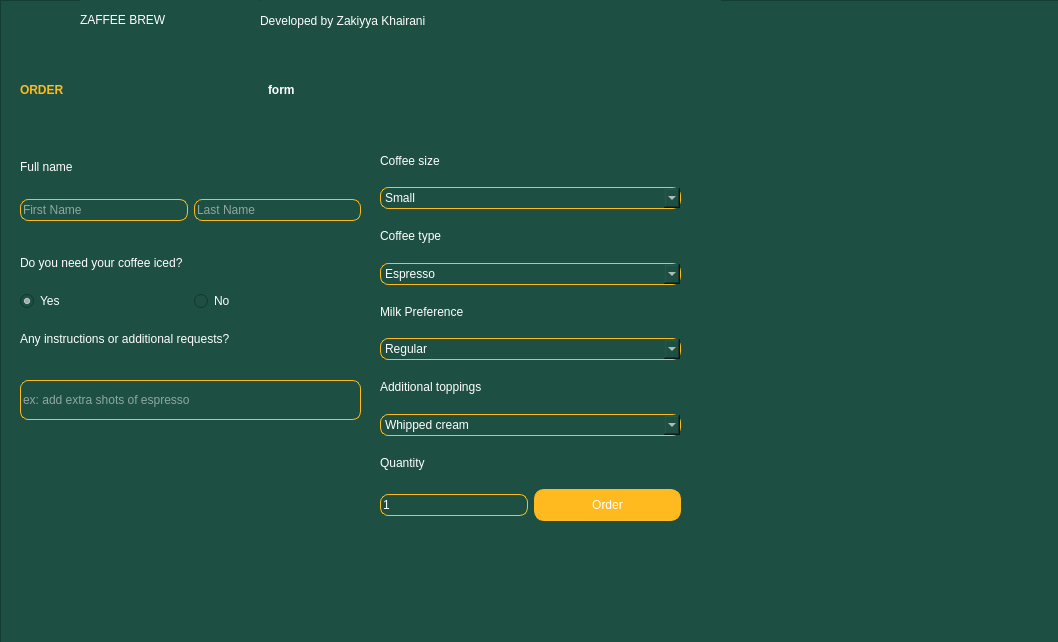
<?xml version="1.0" encoding="UTF-8"?>
<ui version="4.0">
 <class>Form</class>
 <widget class="QWidget" name="Form">
  <property name="geometry">
   <rect>
    <x>0</x>
    <y>0</y>
    <width>1058</width>
    <height>642</height>
   </rect>
  </property>
  <property name="minimumSize">
   <size>
    <width>1058</width>
    <height>642</height>
   </size>
  </property>
  <property name="maximumSize">
   <size>
    <width>1058</width>
    <height>642</height>
   </size>
  </property>
  <property name="windowTitle">
   <string>Form</string>
  </property>
  <widget class="QFrame" name="frame">
   <property name="geometry">
    <rect>
     <x>0</x>
     <y>0</y>
     <width>641</width>
     <height>351</height>
    </rect>
   </property>
   <property name="frameShape">
    <enum>QFrame::StyledPanel</enum>
   </property>
   <property name="frameShadow">
    <enum>QFrame::Raised</enum>
   </property>
   <widget class="QFrame" name="frame_2">
    <property name="geometry">
     <rect>
      <x>-50</x>
      <y>-20</y>
      <width>681</width>
      <height>441</height>
     </rect>
    </property>
    <property name="maximumSize">
     <size>
      <width>1280</width>
      <height>720</height>
     </size>
    </property>
    <property name="frameShape">
     <enum>QFrame::StyledPanel</enum>
    </property>
    <property name="frameShadow">
     <enum>QFrame::Raised</enum>
    </property>
   </widget>
  </widget>
  <widget class="QFrame" name="frame_3">
   <property name="geometry">
    <rect>
     <x>0</x>
     <y>0</y>
     <width>1061</width>
     <height>661</height>
    </rect>
   </property>
   <property name="styleSheet">
    <string notr="true">background-color: #1D4F42;</string>
   </property>
   <property name="frameShape">
    <enum>QFrame::StyledPanel</enum>
   </property>
   <property name="frameShadow">
    <enum>QFrame::Raised</enum>
   </property>
   <widget class="QLabel" name="label_10">
    <property name="geometry">
     <rect>
      <x>680</x>
      <y>20</y>
      <width>561</width>
      <height>421</height>
     </rect>
    </property>
    <property name="styleSheet">
     <string notr="true">image: url(:/newPrefix/12.png);
background-color: transparent;</string>
    </property>
    <property name="text">
     <string/>
    </property>
   </widget>
   <widget class="QLabel" name="label_11">
    <property name="geometry">
     <rect>
      <x>520</x>
      <y>80</y>
      <width>741</width>
      <height>681</height>
     </rect>
    </property>
    <property name="styleSheet">
     <string notr="true">image: url(:/newPrefix/11.png);
background-color: transparent;</string>
    </property>
    <property name="text">
     <string/>
    </property>
   </widget>
   <widget class="QWidget" name="verticalLayoutWidget">
    <property name="geometry">
     <rect>
      <x>20</x>
      <y>240</y>
      <width>341</width>
      <height>121</height>
     </rect>
    </property>
    <layout class="QVBoxLayout" name="verticalLayout">
     <item>
      <widget class="QLabel" name="label_22">
       <property name="styleSheet">
        <string notr="true">color: rgb(255, 255, 255);
font: 63 8pt &quot;Montserrat SemiBold&quot;;
font-weight: 200;</string>
       </property>
       <property name="text">
        <string>Do you need your coffee iced?</string>
       </property>
      </widget>
     </item>
     <item>
      <layout class="QHBoxLayout" name="horizontalLayout_3">
       <item>
        <widget class="QRadioButton" name="radioButton">
         <property name="enabled">
          <bool>true</bool>
         </property>
         <property name="acceptDrops">
          <bool>true</bool>
         </property>
         <property name="styleSheet">
          <string notr="true">color: rgb(255, 255, 255);
font: 63 8pt &quot;Montserrat SemiBold&quot;;
font-weight: 200;</string>
         </property>
         <property name="text">
          <string>Yes</string>
         </property>
         <property name="checked">
          <bool>true</bool>
         </property>
         <property name="autoRepeat">
          <bool>false</bool>
         </property>
        </widget>
       </item>
       <item>
        <widget class="QRadioButton" name="radioButton_2">
         <property name="enabled">
          <bool>true</bool>
         </property>
         <property name="tabletTracking">
          <bool>false</bool>
         </property>
         <property name="acceptDrops">
          <bool>true</bool>
         </property>
         <property name="autoFillBackground">
          <bool>false</bool>
         </property>
         <property name="styleSheet">
          <string notr="true">color: rgb(255, 255, 255);
font: 63 8pt &quot;Montserrat SemiBold&quot;;
font-weight: 200;</string>
         </property>
         <property name="text">
          <string>No</string>
         </property>
         <property name="checked">
          <bool>false</bool>
         </property>
         <property name="autoRepeat">
          <bool>true</bool>
         </property>
         <property name="autoRepeatDelay">
          <number>297</number>
         </property>
        </widget>
       </item>
      </layout>
     </item>
     <item>
      <widget class="QLabel" name="label_23">
       <property name="styleSheet">
        <string notr="true">color: rgb(255, 255, 255);
font: 63 8pt &quot;Montserrat SemiBold&quot;;
font-weight: 200;</string>
       </property>
       <property name="text">
        <string>Any instructions or additional requests?</string>
       </property>
      </widget>
     </item>
    </layout>
   </widget>
   <widget class="QWidget" name="verticalLayoutWidget_2">
    <property name="geometry">
     <rect>
      <x>20</x>
      <y>140</y>
      <width>341</width>
      <height>81</height>
     </rect>
    </property>
    <layout class="QVBoxLayout" name="verticalLayout_2">
     <item>
      <widget class="QLabel" name="label_13">
       <property name="styleSheet">
        <string notr="true">color: rgb(255, 255, 255);
font: 63 8pt &quot;Montserrat SemiBold&quot;;
font-weight: 200;</string>
       </property>
       <property name="text">
        <string>Full name</string>
       </property>
      </widget>
     </item>
     <item>
      <layout class="QHBoxLayout" name="horizontalLayout_4">
       <item>
        <widget class="QLineEdit" name="lineEdit">
         <property name="styleSheet">
          <string notr="true">background-color: transparent;
color: rgb(255, 255, 255);
border-radius: 8px; 
border: 1px solid rgb(254, 186, 31); 
height: 20;</string>
         </property>
         <property name="placeholderText">
          <string>First Name</string>
         </property>
        </widget>
       </item>
       <item>
        <widget class="QLineEdit" name="lineEdit_3">
         <property name="styleSheet">
          <string notr="true">background-color: transparent;
color: rgb(255, 255, 255);
border-radius: 8px; 
border: 1px solid rgb(254, 186, 31); 
height: 20;</string>
         </property>
         <property name="placeholderText">
          <string>Last Name</string>
         </property>
        </widget>
       </item>
      </layout>
     </item>
    </layout>
   </widget>
   <widget class="QWidget" name="verticalLayoutWidget_3">
    <property name="geometry">
     <rect>
      <x>380</x>
      <y>140</y>
      <width>301</width>
      <height>381</height>
     </rect>
    </property>
    <layout class="QVBoxLayout" name="verticalLayout_3">
     <item>
      <widget class="QLabel" name="label_15">
       <property name="styleSheet">
        <string notr="true">color: rgb(255, 255, 255);
font: 63 8pt &quot;Montserrat SemiBold&quot;;
font-weight: 200;</string>
       </property>
       <property name="text">
        <string>Coffee size</string>
       </property>
      </widget>
     </item>
     <item>
      <widget class="QComboBox" name="comboBox">
       <property name="autoFillBackground">
        <bool>false</bool>
       </property>
       <property name="styleSheet">
        <string notr="true">color: rgb(255, 255, 255);
background-color: rgb(29, 79, 66);
border-radius: 8px; 
border: 1px solid rgb(254, 186, 31); 
height: 20;</string>
       </property>
       <property name="editable">
        <bool>false</bool>
       </property>
       <property name="currentText">
        <string>Small</string>
       </property>
       <property name="insertPolicy">
        <enum>QComboBox::InsertBeforeCurrent</enum>
       </property>
       <property name="frame">
        <bool>true</bool>
       </property>
       <item>
        <property name="text">
         <string>Small</string>
        </property>
       </item>
       <item>
        <property name="text">
         <string>Medium</string>
        </property>
       </item>
       <item>
        <property name="text">
         <string>Large</string>
        </property>
       </item>
      </widget>
     </item>
     <item>
      <widget class="QLabel" name="label_16">
       <property name="styleSheet">
        <string notr="true">color: rgb(255, 255, 255);
font: 63 8pt &quot;Montserrat SemiBold&quot;;
font-weight: 200;</string>
       </property>
       <property name="text">
        <string>Coffee type</string>
       </property>
      </widget>
     </item>
     <item>
      <widget class="QComboBox" name="comboBox_2">
       <property name="styleSheet">
        <string notr="true">color: rgb(255, 255, 255);
background-color: rgb(29, 79, 66);
border-radius: 8px; 
border: 1px solid rgb(254, 186, 31); 
height: 20;</string>
       </property>
       <property name="editable">
        <bool>false</bool>
       </property>
       <property name="currentText">
        <string>Espresso</string>
       </property>
       <property name="insertPolicy">
        <enum>QComboBox::InsertBeforeCurrent</enum>
       </property>
       <property name="sizeAdjustPolicy">
        <enum>QComboBox::AdjustToContents</enum>
       </property>
       <item>
        <property name="text">
         <string>Espresso</string>
        </property>
       </item>
       <item>
        <property name="text">
         <string>Americano</string>
        </property>
       </item>
       <item>
        <property name="text">
         <string>Mocha</string>
        </property>
       </item>
       <item>
        <property name="text">
         <string>Cappuccino</string>
        </property>
       </item>
       <item>
        <property name="text">
         <string>Latte</string>
        </property>
       </item>
      </widget>
     </item>
     <item>
      <widget class="QLabel" name="label_19">
       <property name="styleSheet">
        <string notr="true">color: rgb(255, 255, 255);
font: 63 8pt &quot;Montserrat SemiBold&quot;;
font-weight: 200;</string>
       </property>
       <property name="text">
        <string>Milk Preference</string>
       </property>
      </widget>
     </item>
     <item>
      <widget class="QComboBox" name="comboBox_6">
       <property name="styleSheet">
        <string notr="true">color: rgb(255, 255, 255);
background-color: rgb(29, 79, 66);
border-radius: 8px; 
border: 1px solid rgb(254, 186, 31); 
height: 20;</string>
       </property>
       <property name="editable">
        <bool>false</bool>
       </property>
       <property name="currentText">
        <string>Regular</string>
       </property>
       <item>
        <property name="text">
         <string>Regular</string>
        </property>
       </item>
       <item>
        <property name="text">
         <string>Almond</string>
        </property>
       </item>
       <item>
        <property name="text">
         <string>Soy</string>
        </property>
       </item>
       <item>
        <property name="text">
         <string>Oat</string>
        </property>
       </item>
      </widget>
     </item>
     <item>
      <widget class="QLabel" name="label_20">
       <property name="styleSheet">
        <string notr="true">color: rgb(255, 255, 255);
font: 63 8pt &quot;Montserrat SemiBold&quot;;
font-weight: 200;</string>
       </property>
       <property name="text">
        <string>Additional toppings</string>
       </property>
      </widget>
     </item>
     <item>
      <widget class="QComboBox" name="comboBox_7">
       <property name="styleSheet">
        <string notr="true">color: rgb(255, 255, 255);
font: 8pt &quot;MS Shell Dlg 2&quot;;
background-color: rgb(29, 79, 66);
border-radius: 8px; 
border: 1px solid rgb(254, 186, 31); 
height: 20;</string>
       </property>
       <property name="editable">
        <bool>false</bool>
       </property>
       <property name="currentText">
        <string>Whipped cream</string>
       </property>
       <item>
        <property name="text">
         <string>Whipped cream</string>
        </property>
       </item>
       <item>
        <property name="text">
         <string>Caramel sauce</string>
        </property>
       </item>
       <item>
        <property name="text">
         <string>Chocolate syrup</string>
        </property>
       </item>
       <item>
        <property name="text">
         <string>Vanilla syrup</string>
        </property>
       </item>
       <item>
        <property name="text">
         <string>Cinamon powder</string>
        </property>
       </item>
      </widget>
     </item>
     <item>
      <widget class="QLabel" name="label_9">
       <property name="styleSheet">
        <string notr="true">color: rgb(255, 255, 255);
font: 63 8pt &quot;Montserrat SemiBold&quot;;
font-weight: 200;</string>
       </property>
       <property name="text">
        <string>Quantity</string>
       </property>
      </widget>
     </item>
     <item>
      <layout class="QHBoxLayout" name="horizontalLayout_6">
       <item>
        <widget class="QSpinBox" name="spinBox">
         <property name="styleSheet">
          <string notr="true">color: rgb(255, 255, 255);
font: 63 8pt &quot;Montserrat SemiBold&quot;;
font-weight: 200;
background-color: transparent;
border-radius: 8px; 
border: 1px solid rgb(254, 186, 31); 
height: 20;</string>
         </property>
         <property name="minimum">
          <number>1</number>
         </property>
        </widget>
       </item>
       <item>
        <widget class="QPushButton" name="pushButton">
         <property name="styleSheet">
          <string notr="true">color: rgb(255, 255, 255);
font: 63 8pt &quot;Montserrat SemiBold&quot;;
font-weight: 200;
background-color: rgb(254, 186, 31);
border-radius: 10px; 
border: 1px solid rgb(254, 186, 31); 
height: 30;</string>
         </property>
         <property name="text">
          <string>Order</string>
         </property>
        </widget>
       </item>
      </layout>
     </item>
    </layout>
   </widget>
   <widget class="QLabel" name="label_24">
    <property name="geometry">
     <rect>
      <x>-100</x>
      <y>420</y>
      <width>421</width>
      <height>281</height>
     </rect>
    </property>
    <property name="styleSheet">
     <string notr="true">image: url(:/newPrefix/7.png);
background: transparent;

</string>
    </property>
    <property name="text">
     <string/>
    </property>
   </widget>
   <widget class="QLabel" name="label_26">
    <property name="geometry">
     <rect>
      <x>60</x>
      <y>440</y>
      <width>321</width>
      <height>341</height>
     </rect>
    </property>
    <property name="focusPolicy">
     <enum>Qt::WheelFocus</enum>
    </property>
    <property name="styleSheet">
     <string notr="true">image: url(:/newPrefix/8.png);
background: transparent;

</string>
    </property>
    <property name="text">
     <string/>
    </property>
   </widget>
   <widget class="QLabel" name="label_7">
    <property name="geometry">
     <rect>
      <x>0</x>
      <y>0</y>
      <width>81</width>
      <height>41</height>
     </rect>
    </property>
    <property name="maximumSize">
     <size>
      <width>100</width>
      <height>100</height>
     </size>
    </property>
    <property name="styleSheet">
     <string notr="true">image: url(:/newPrefix/10.png);
background: transparent;</string>
    </property>
    <property name="lineWidth">
     <number>0</number>
    </property>
    <property name="text">
     <string/>
    </property>
   </widget>
   <widget class="QLabel" name="label">
    <property name="geometry">
     <rect>
      <x>80</x>
      <y>0</y>
      <width>179</width>
      <height>39</height>
     </rect>
    </property>
    <property name="styleSheet">
     <string notr="true">font: 13pt &quot;Geometr415 Blk BT&quot;;
color: rgb(255, 255, 255);</string>
    </property>
    <property name="text">
     <string>ZAFFEE BREW</string>
    </property>
   </widget>
   <widget class="QLineEdit" name="lineEdit_4">
    <property name="geometry">
     <rect>
      <x>20</x>
      <y>380</y>
      <width>341</width>
      <height>40</height>
     </rect>
    </property>
    <property name="maximumSize">
     <size>
      <width>16777215</width>
      <height>41</height>
     </size>
    </property>
    <property name="styleSheet">
     <string notr="true">background-color: transparent;
color: rgb(255, 255, 255);
border-radius: 8px; 
border: 1px solid rgb(254, 186, 31); </string>
    </property>
    <property name="placeholderText">
     <string>ex: add extra shots of espresso</string>
    </property>
   </widget>
   <widget class="QLabel" name="label_12">
    <property name="geometry">
     <rect>
      <x>268</x>
      <y>60</y>
      <width>221</width>
      <height>59</height>
     </rect>
    </property>
    <property name="styleSheet">
     <string notr="true">color: rgb(255, 255, 255);
font: 75 28pt &quot;Playball&quot;;
font-weight: 600;</string>
    </property>
    <property name="text">
     <string>form</string>
    </property>
   </widget>
   <widget class="QLabel" name="label_6">
    <property name="geometry">
     <rect>
      <x>20</x>
      <y>60</y>
      <width>241</width>
      <height>59</height>
     </rect>
    </property>
    <property name="layoutDirection">
     <enum>Qt::LeftToRight</enum>
    </property>
    <property name="styleSheet">
     <string notr="true">color: rgb(254, 186, 31);
font: 75 30pt &quot;MS Shell Dlg 2&quot;;
font-weight: 600;</string>
    </property>
    <property name="text">
     <string>ORDER</string>
    </property>
    <property name="wordWrap">
     <bool>true</bool>
    </property>
    <property name="margin">
     <number>0</number>
    </property>
   </widget>
   <widget class="QLabel" name="label_4">
    <property name="geometry">
     <rect>
      <x>-40</x>
      <y>0</y>
      <width>1141</width>
      <height>681</height>
     </rect>
    </property>
    <property name="styleSheet">
     <string notr="true">image: url(:/newPrefix/9.png);
background-color: transparent;</string>
    </property>
    <property name="text">
     <string/>
    </property>
   </widget>
   <widget class="QLabel" name="label_18">
    <property name="geometry">
     <rect>
      <x>700</x>
      <y>280</y>
      <width>381</width>
      <height>441</height>
     </rect>
    </property>
    <property name="styleSheet">
     <string notr="true">image: url(:/newPrefix/1.png);
background: transparent;

</string>
    </property>
    <property name="text">
     <string/>
    </property>
   </widget>
   <widget class="QLabel" name="label_2">
    <property name="geometry">
     <rect>
      <x>260</x>
      <y>0</y>
      <width>461</width>
      <height>41</height>
     </rect>
    </property>
    <property name="styleSheet">
     <string notr="true">color: rgb(255, 255, 255);
font: 63 8pt &quot;Montserrat SemiBold&quot;;
font-weight: 200;</string>
    </property>
    <property name="text">
     <string>Developed by Zakiyya Khairani</string>
    </property>
   </widget>
   <zorder>label_11</zorder>
   <zorder>label_4</zorder>
   <zorder>label_10</zorder>
   <zorder>verticalLayoutWidget</zorder>
   <zorder>verticalLayoutWidget_2</zorder>
   <zorder>verticalLayoutWidget_3</zorder>
   <zorder>label_24</zorder>
   <zorder>label_26</zorder>
   <zorder>label_7</zorder>
   <zorder>label</zorder>
   <zorder>lineEdit_4</zorder>
   <zorder>label_12</zorder>
   <zorder>label_6</zorder>
   <zorder>label_18</zorder>
   <zorder>label_2</zorder>
  </widget>
 </widget>
 <resources>
  <include location="D:/FILE SEMESTER 6/DOCUMENT/images/images.qrc"/>
 </resources>
 <connections/>
 <designerdata>
  <property name="gridDeltaX">
   <number>20</number>
  </property>
  <property name="gridDeltaY">
   <number>20</number>
  </property>
  <property name="gridSnapX">
   <bool>true</bool>
  </property>
  <property name="gridSnapY">
   <bool>true</bool>
  </property>
  <property name="gridVisible">
   <bool>true</bool>
  </property>
 </designerdata>
</ui>
